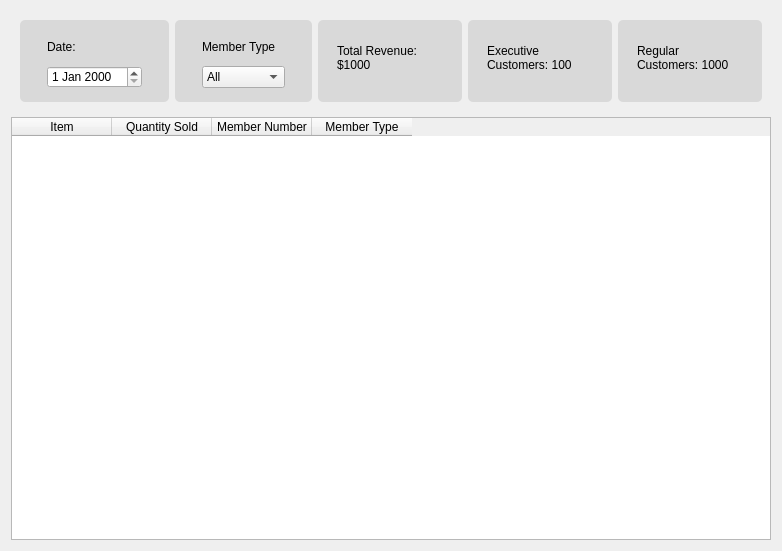
<?xml version="1.0" encoding="UTF-8"?>
<ui version="4.0">
 <class>SalesReport</class>
 <widget class="QWidget" name="SalesReport">
  <property name="geometry">
   <rect>
    <x>0</x>
    <y>0</y>
    <width>782</width>
    <height>551</height>
   </rect>
  </property>
  <property name="windowTitle">
   <string>Form</string>
  </property>
  <layout class="QVBoxLayout" name="verticalLayout_3">
   <item>
    <widget class="QFrame" name="horizontalFrame">
     <property name="maximumSize">
      <size>
       <width>16777215</width>
       <height>100</height>
      </size>
     </property>
     <property name="styleSheet">
      <string notr="true">QPlainTextEdit {
	padding: 20px 15px;

	min-width: 83px;
	height: 31px;

	background: #D9D9D9;
	border-radius: 5px;
}

QGroupBox {
	padding: 5px 18px;

	width: 83px;
	height: 31px;

	background: #D9D9D9;
	border-radius: 5px;
}</string>
     </property>
     <layout class="QHBoxLayout" name="horizontalLayout">
      <item>
       <widget class="QGroupBox" name="DateSelector">
        <layout class="QVBoxLayout" name="verticalLayout">
         <item>
          <widget class="QLabel" name="label">
           <property name="text">
            <string>Date:</string>
           </property>
          </widget>
         </item>
         <item>
          <widget class="QDateEdit" name="dateEdit"/>
         </item>
        </layout>
       </widget>
      </item>
      <item>
       <widget class="QGroupBox" name="MemberTypeSelector">
        <layout class="QVBoxLayout" name="verticalLayout_2">
         <item>
          <widget class="QLabel" name="label_2">
           <property name="text">
            <string>Member Type</string>
           </property>
          </widget>
         </item>
         <item>
          <widget class="QComboBox" name="comboBox">
           <item>
            <property name="text">
             <string>All</string>
            </property>
           </item>
           <item>
            <property name="text">
             <string>Executive</string>
            </property>
           </item>
           <item>
            <property name="text">
             <string>Regular</string>
            </property>
           </item>
          </widget>
         </item>
        </layout>
       </widget>
      </item>
      <item>
       <widget class="QPlainTextEdit" name="plainTextEdit">
        <property name="plainText">
         <string>Total Revenue: $1000</string>
        </property>
       </widget>
      </item>
      <item>
       <widget class="QPlainTextEdit" name="plainTextEdit_2">
        <property name="plainText">
         <string>Executive Customers: 100</string>
        </property>
       </widget>
      </item>
      <item>
       <widget class="QPlainTextEdit" name="plainTextEdit_3">
        <property name="plainText">
         <string>Regular Customers: 1000</string>
        </property>
       </widget>
      </item>
     </layout>
    </widget>
   </item>
   <item>
    <widget class="QTableWidget" name="tableWidget">
     <property name="columnCount">
      <number>4</number>
     </property>
     <column>
      <property name="text">
       <string>Item</string>
      </property>
     </column>
     <column>
      <property name="text">
       <string>Quantity Sold</string>
      </property>
     </column>
     <column>
      <property name="text">
       <string>Member Number</string>
      </property>
     </column>
     <column>
      <property name="text">
       <string>Member Type</string>
      </property>
     </column>
    </widget>
   </item>
  </layout>
 </widget>
 <resources/>
 <connections/>
</ui>
